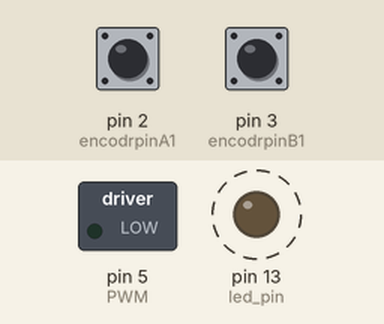
Simulated run of this sketch. Board: Arduino Uno, built with avr-gcc and run on an emulated ATmega328P. Shown: switched loads named in the sketch (green lamp = pin HIGH), output pins drawn as LEDs (lit = HIGH). Dashed ring = blinking. The inputs (shaded band) are chosen by the test bench; at power-on: pin 2 (encodrpinA1) HIGH, pin 3 (encodrpinB1) HIGH. Pins used as bus, display or sensor lines are not drawn; what the sketch prints to the serial monitor is not drawn.

Above: at 0.01 s.
At 1.26 s:
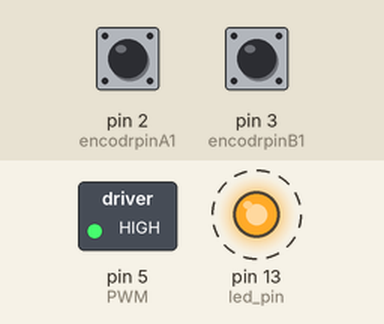
1.3 s: pin 2 (encodrpinA1) pulled LOW for 1 s
Timing chart, 0 to 10.8 s (numbered marks = the images above; inputs shaded):
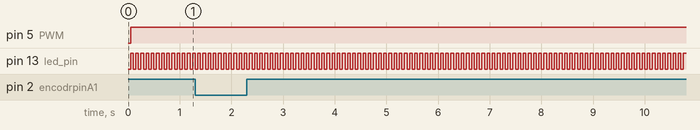

Measured:
- by itself, pin 13 (led_pin): alternates HIGH for 0.05 s and LOW for 0.05 s

The sketch:

PDcontrol.ino
```cpp
/*
  MsTimer2 is a small and very easy to use library to interface Timer2 with
  humans. It's called MsTimer2 because it "hardcodes" a resolution of 1
  millisecond on timer2
  For Details see: http://www.arduino.cc/playground/Main/MsTimer2
*/
#include <MsTimer2.h>

#define encodrpinA1 2
#define encodrpinB1 3
#define INA 4
#define PWM 5
#define check_pin 6
// Switch on LED on and off each half second

volatile int32_t encoderPos = 0;
volatile int32_t encoderPos_old = 0;
int32_t target_Pos = 0;
int32_t pos_error = 0;
int32_t pos_error_old = 0;
int32_t pos_error_d = 0;

float p = 1.6;
float pd = 3.0;

int pid_pwm = 0;

#if ARDUINO >= 100
const int led_pin = LED_BUILTIN;	// 1.0 built in LED pin var
#else
const int led_pin = 13;			// default to pin 13
#endif

void Timer()
{
  static boolean output = HIGH;

  digitalWrite(led_pin, output);
  digitalWrite(check_pin, output);
  output = !output;

  pos_error = target_Pos - encoderPos;
  pos_error_d = pos_error - pos_error_old;
  encoderPos_old = encoderPos;
  pos_error_old = pos_error;

  pid_pwm = p*pos_error + pd*pos_error_d;

  if(pid_pwm > 0)
  {
    motor_control(1, pid_pwm);
  }
  else{
    motor_control(-1, pid_pwm);
  }

  digitalWrite(check_pin, LOW);
}

void interrupt_setup(void)
{
  delayMicroseconds(50);
  pinMode(encodrpinA1, INPUT_PULLUP);
  pinMode(encodrpinB1, INPUT_PULLUP);
  attachInterrupt(0, encoder, RISING);
}

void motor_control(int direc, int pwm)
{
  pwm = (pwm>=255) ? 255 : pwm;
  switch(direc)
  {
    case 1: digitalWrite(INA, HIGH);
            analogWrite(PWM,pwm);
            break;
    case 0: digitalWrite(INA, LOW);
            analogWrite(PWM,0);
            break;
    case -1: digitalWrite(INA, LOW);
            analogWrite(PWM,pwm);
            break;
  }
}

void encoder()
{
  if(digitalRead(encodrpinB1)==LOW){
    encoderPos++;
  }
  else{
    encoderPos--;
  }
}

void setup()
{
  pinMode(led_pin, OUTPUT);
  pinMode(check_pin, OUTPUT);
  MsTimer2::set(50, Timer); // 500ms period
  MsTimer2::start();
  interrupt_setup();
  Serial.begin(115200);
  Serial.println("pos, pos_error");
  target_Pos = 500;
}

void loop()
{
  if(abs(pos_error) >= 5)
  {
    Serial.print(encoderPos);
    Serial.print(",");
    Serial.println(pos_error);
  }
//
//  if(pos_error ==0)
//  {
//    motor_control(1,0);
//  }
//  else
//  {
//    motor_control(1,40);
//  }
//  motor_control(-1, 23);   // foward 23  , backward 20
}
```
